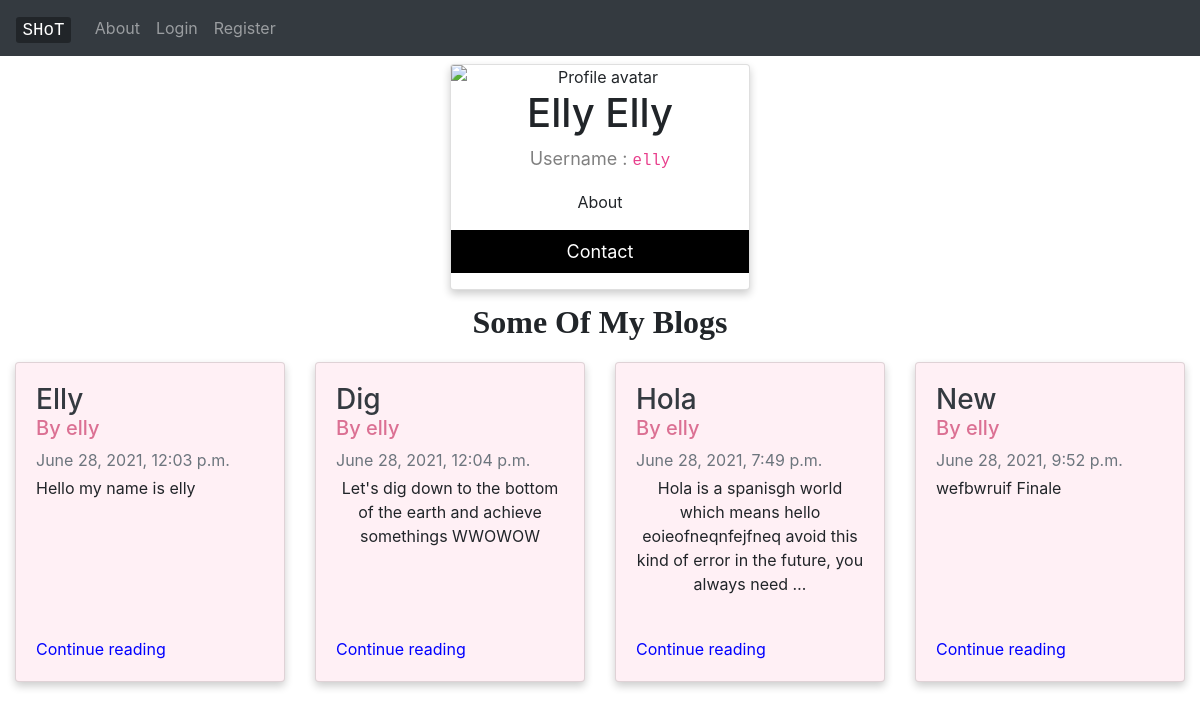
Screenshot of /users/profile/18 with the database file from the repository.
### blogs/models.py (models this page shows, shortened)
class BlogPost(models.Model):
    title = models.CharField(max_length=100)
    text = models.TextField()
    date_n_time = DateTimeField(auto_now_add=True,null=True)
    likes = models.IntegerField(default=0)
    dislikes = models.IntegerField(default=0)
    owner = models.ForeignKey(User,on_delete=CASCADE)

### users/views.py (the view)
# urls.py: path('profile/<int:profile_id>',views.profile,name='profile')
def profile(request,profile_id):
    profiled_user = User.objects.get(id = profile_id)
    blogs_by_user = BlogPost.objects.filter(owner=profiled_user)
    print(blogs_by_user)
    context = {
        'user_concerned':User.objects.get(id = profile_id).username,
        'full_name':User.objects.get(id = profile_id).first_name +" " + User.objects.get(id = profile_id).last_name,
        'blogs_by_user': blogs_by_user
    }
    return render(request,'users/userprofile.html', context)

### users/context_processors.py (called while the page is built)
def avatar(request):
    if request.user.is_authenticated:
        user = request.user
        if  user_avatar.objects.filter(user = user).first()!=None:
            model_object_concerned = user_avatar.objects.get(user = user)
            avatar_svg_pass = model_object_concerned.avatar_svg
            return {'avatar_svg':avatar_svg_pass}
    return {}

### users/templates/users/userprofile.html (shortened to what this page needs)
{%extends 'blogs/base.html'%}
{% load static%}
{%block headforlinking%}
<link rel="stylesheet" href={% static "users/profile.css" %} >
{%endblock headforlinking%}
{%block content%}
<div class="card text-center mt-2">
  <img class="card-img" id="pp" alt="Profile avatar" src="">
  <h1>{{full_name|title}}</h1>
  <p class="title">Username : <code>{{user_concerned}}</code> </p>
  <p>About</p>
  <p><button>Contact</button></p>
</div>
<div class="row" style="margin: auto !important;" >
  <div class="col-md-12 text-center mt-2"><p style="font-weight:bolder; font-family: cursive; font-size: 200%;">Some Of My Blogs</p></div>
  {%for blog in blogs_by_user%}
  <div class="col-md">
    <div class="card flex-md-row mb-4 box-shadow h-md-250" style="min-height: 40vh !important; background: lavenderblush;">
      <div class="card-body d-flex flex-column align-items-start">
        <h3 class="mb-0">
          <a class="text-dark" href="{%url 'blogs:post' blog.id%}">{{blog.title|title}}</a>
        </h3>
        <h5 style="color: palevioletred;">By <a href="{%url 'users:profile' blog.owner.id%}" style="color: palevioletred;">{{blog.owner.username}}</a></h5>
        <div class="mb-1 text-muted">{{blog.date_n_time}}</div>
        <p class="card-text mb-auto">{{blog.text|truncatewords:20}}</p>
        <a href="{%url 'blogs:post' blog.id%}" style="color: blue;">Continue reading</a>
      </div>
    </div>
  </div>
  {%endfor%}
{%endblock content%}

### users/static/users/profile.css (style rules this page uses)
.card { box-shadow: 0 4px 8px 0 rgba(0, 0, 0, 0.2); max-width: 300px; margin: auto; text-align: center; }
.title { color: grey; font-size: 18px; }
button { border: none; outline: 0; display: inline-block; padding: 8px; color: white; background-color: #000; text-align: center; cursor: pointer; width: 100%; font-size: 18px; }
a { text-decoration: none; color: black; }

### rows the page displays
BlogPost: title "Elly", owner.username "elly", date_n_time "June 28, 2021, 12:03 p.m.", text "Hello my name is elly"
BlogPost: title "Dig", owner.username "elly", date_n_time "June 28, 2021, 12:04 p.m.", text "Let's dig down to the bottom of the earth and achieve somethings WWOWOW"
BlogPost: title "Hola", owner.username "elly", date_n_time "June 28, 2021, 7:49 p.m.", text "Hola is a spanisgh world which means hello eoieofneqnfejfneq avoid this kind of error in the future, you always need …"
BlogPost: title "New", owner.username "elly", date_n_time "June 28, 2021, 9:52 p.m.", text "wefbwruif Finale"

### other values shown
{{ full_name|title }} "Elly Elly"
{{ user_concerned }} "elly"
